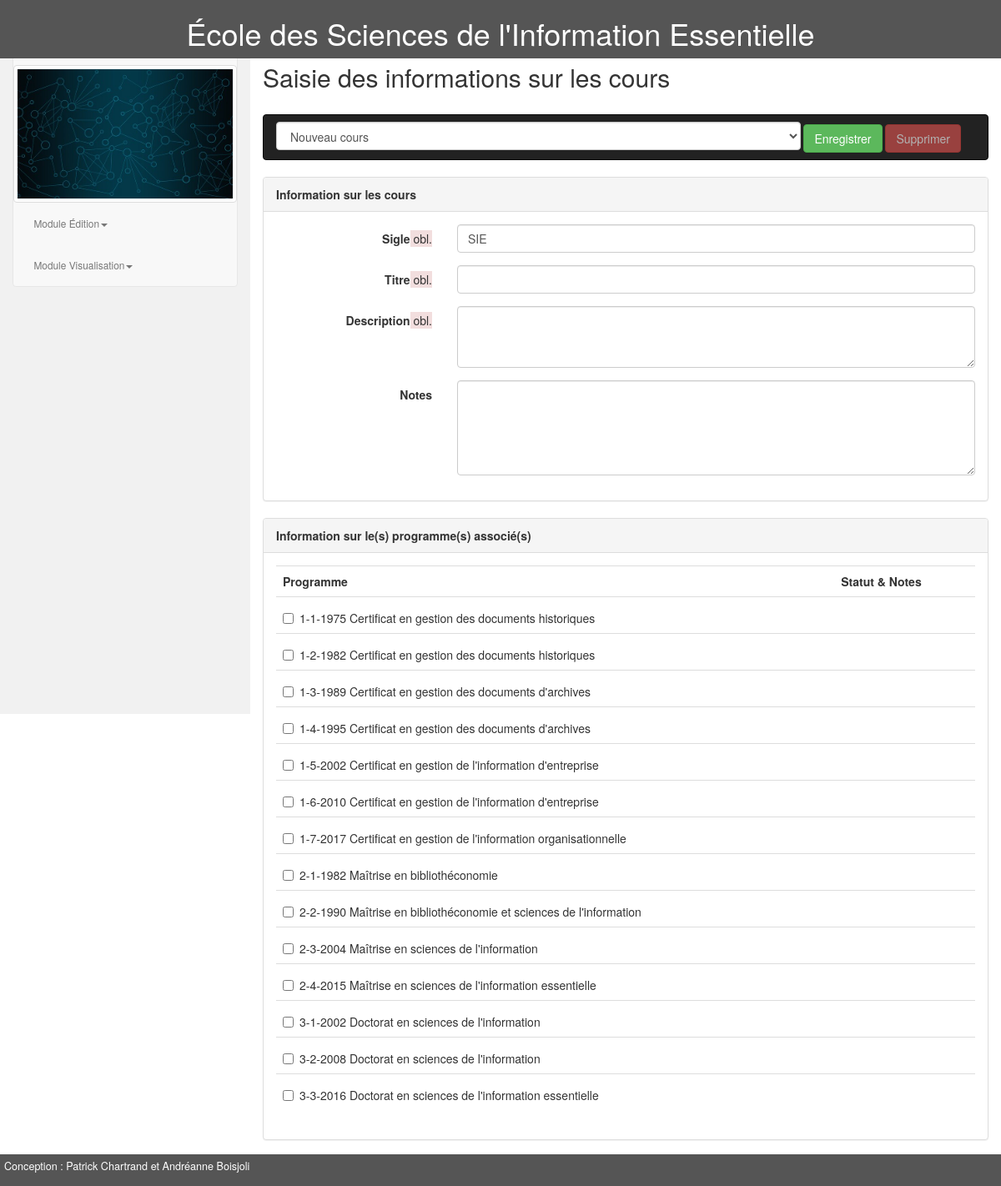
/edition/cours.php, run on the app's committed database.
### tables this page shows
CREATE TABLE `prog2` (
  `titre_p` varchar(57) NOT NULL COMMENT 'Titre du programme',
  `version` tinyint(2) UNSIGNED NOT NULL COMMENT 'Version du programme',
  `cycle` tinyint(1) UNSIGNED NOT NULL COMMENT 'Cycle du programme',
  `annee_p` year(4) NOT NULL COMMENT 'Année de démarrage du programme',
  `credits` tinyint(2) UNSIGNED NOT NULL COMMENT 'Crédits du programme',
  `notes_p` varchar(1000) DEFAULT NULL COMMENT 'Notes sur le programme'
);

### edition/cours.php (the view, shortened to what this page needs)
<?php
	if (@$_POST['sigle_choix']<>"")
		{$sigle=$_POST['sigle_choix'];}
	else
		{$sigle="SIE";}
?><!DOCTYPE html>
<html lang="fr">
	<head>
		<link rel="stylesheet" href="../css/bootstrap.min.css" />
	</head>
	<body>
		<div class="container-fluid">
			<header class="row navbar-fixed-top">
				<div class="container-fluid">
					<h1><a style="color:#ffffff;" href='../index.php'>École des Sciences de l'Information Essentielle</a></h1>
				</div>
			</header>
			<div class="row content">
				<div class="col-sm-3 sidenav">
					<nav class="navbar navbar-default">
						<div class="navbar-header">
						  <a href=".."><img class="img-thumbnail" src="../images/information.jpg" alt="stages" /></a>
						</div>
						<div style="width:93%;margin:auto;">
							<ul class="nav navbar-nav">
								<li class="small dropdown">
									<a class="dropdow-toggle" data-toggle="dropdown" href="#">Module Édition<span class="caret"></span></a>
								</li>
								<li class="small dropdown">
									<a class="dropdow-toggle" data-toggle="dropdown" href="#">Module Visualisation<span class="caret"></span></a>
								</li>
							</ul>
						</div>
					</nav>
				</div>
				<div class="col-sm-9">
					<h2>Saisie des informations sur les cours</h2>
					<form class="form-horizontal" id="formulaire_cours" name="formulaire_cours" method="post" action="cours.php">
						<nav class="navbar navbar-inverse">
							<div class="container-fluid">
								<select class="form-control navbar-btn" name="sigle_choix" id="sigle_choix" onChange="submit();">
									<option value="SIE">Nouveau cours</option>
								</select>
								<input class="btn btn-success navbar-btn" name="action" id="Enregistrer" type="submit" value="Enregistrer" />
								<input class="btn btn-danger navbar-btn" name="action" type="submit" value="Supprimer" onClick="return validation();" <?php echo ($sigle<>"" && $sigle<>"SIE"?'':'disabled="disabled"');?> />
							</div>
						</nav>
						<div id="edition_cours" class="panel panel-default">
						<div class="panel-heading"><strong>Information sur les cours</strong></div>
						<div class="panel-body">
							<div class="form-group">
								<label data-toggle="tooltip" data-placement="bottom" class="control-label col-sm-3 obligatoire" title="Sigle en format SIE000.">Sigle</label>
								<div class="col-sm-9">
									<input class="form-control" name="sigle" id="sigle" type="text" maxlength="6" required pattern="SIE[0-9][0-9][0-9]" value="<?php echo (@$sigle<>""?$sigle:"SIE");?>" <?php echo (@$erreur_sigle==1?' style="color:red"':'');?> <?php echo ($sigle<>"SIE"?"disabled":"");?> />
								</div>
							</div>
							<div class="form-group">
								<label class="control-label col-sm-3 obligatoire">Titre</label>
								<div class="col-sm-9">
									<input class="form-control" type="text" name="titre_c" id="titre_c" maxlength="130" required value="<?php echo (@$titre_c?$titre_c:"");?>" />
								</div>
							</div>
							<div class="form-group">
								<label class="control-label col-sm-3 obligatoire">Description</label>
								<div class="col-sm-9">
									<textarea class="form-control" name="descr" id="descr" required cols="120" rows="3" maxlength="250"><?php echo (@$descr?$descr:"");?></textarea>
								</div>
							</div>
							<div class="form-group">
								<label class="control-label col-sm-3">Notes</label>
								<div class="col-sm-9">
									<textarea class="form-control" name="notes_c" id="notes_c" cols="120" rows="5" maxlength="1000"><?php echo (@$notes_c?$notes_c:Null);?></textarea>
								</div>
							</div>
							</div>
						</div>
						<div id="edition_programme" class="panel panel-default">
						<div class="panel-heading"><strong>Information sur le(s) programme(s) associé(s)</strong></div>
						<div class="panel-body">
						<?php
						try
							{
								include '../App_Data/ouverture_bd.php';
								$req_listeprogs = $bdd->prepare('SELECT prog2.cycle as cyclep, prog2.version as versionp, prog2.annee_p as anneep, prog2.titre_p as titrep, prog_associe.statut, prog_associe.notes_o
FROM prog2 left join (SELECT prog2.titre_p, prog2.version, prog2.cycle, prog2.annee_p, offre2.statut, offre2.notes_o FROM prog2, offre2 WHERE prog2.version=offre2.version AND prog2.cycle=offre2.cycle AND offre2.sigle="'.$sigle.'") as prog_associe ON prog2.cycle=prog_associe.cycle AND prog2.version=prog_associe.version ORDER BY prog2.cycle, prog2.version;');
								$req_listeprogs->execute();
								echo '<table class="table table-hover"><tr><th>Programme</th><th>Statut & Notes</th></tr>';
								while ($donnees = $req_listeprogs->fetch())
								{
									$no_programme = $donnees['cyclep'].'-'.$donnees['versionp'].'-'.$donnees['anneep'];
									echo "<tr><td>";
									echo '<label class="checkbox-inline" for="chkpg'.$no_programme.'"><input name="chkpg'.$no_programme.'" id="chkpg'.$no_programme.'" type="checkbox"'.($donnees['statut']<>""?"checked":"").' />'.$no_programme." ".$donnees['titrep'].'</label></td><td><div class="form-inline" id="dvpg'.$no_programme.'"'.($donnees['statut']==""?" style='display:none;'":"").">";
									echo '<div class="form-group">';
									?>
									<?php
									echo '<textarea class="form-control" cols="100" rows="1" id="notes'.$no_programme.'" name="notes'.$no_programme.'">'.$donnees['notes_o'].'</textarea>'."</div></div></td></tr>";
								}
								echo '</table>';
							}
						catch(Exception $e)
						{
						die('Erreur : '.$e->getMessage());
						}
					?>
						</div>
						</div>
					</form>
				</div>
			</div>
		</div>
	</body>
</html>

### data on the page
prog2: no_programme "1-1-1975", titre_p "Certificat en gestion des documents historiques"
prog2: no_programme "1-2-1982", titre_p "Certificat en gestion des documents historiques"
prog2: no_programme "1-3-1989", titre_p "Certificat en gestion des documents d'archives"
prog2: no_programme "1-4-1995", titre_p "Certificat en gestion des documents d'archives"
prog2: no_programme "1-5-2002", titre_p "Certificat en gestion de l'information d'entreprise"
prog2: no_programme "1-6-2010", titre_p "Certificat en gestion de l'information d'entreprise"
prog2: no_programme "1-7-2017", titre_p "Certificat en gestion de l'information organisationnelle"
prog2: no_programme "2-1-1982", titre_p "Maîtrise en bibliothéconomie"
prog2: no_programme "2-2-1990", titre_p "Maîtrise en bibliothéconomie et sciences de l'information"
prog2: no_programme "2-3-2004", titre_p "Maîtrise en sciences de l'information"
prog2: no_programme "2-4-2015", titre_p "Maîtrise en sciences de l'information essentielle"
prog2: no_programme "3-1-2002", titre_p "Doctorat en sciences de l'information"
prog2: no_programme "3-2-2008", titre_p "Doctorat en sciences de l'information"
prog2: no_programme "3-3-2016", titre_p "Doctorat en sciences de l'information essentielle"
